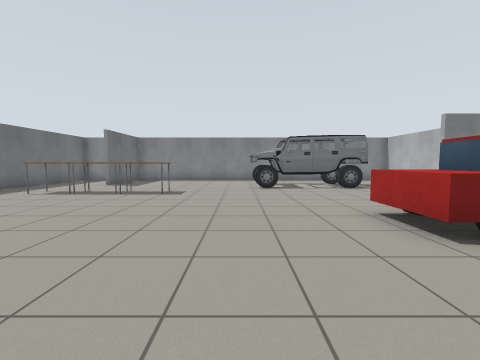
[1] (above)

16 first-person views from a walk through a robot-simulator world made for Gazebo. The camera is 1 m above the floor, tilts 4° down and sees 90° across. The floor is counted in squares, 1 m on a side. Each view is taken from the middle of a square. On the plan, view 1 faces up. The plan holds only what a view shows up to about 11 squares ahead; the rest is blank. Simple patterns stand in for the simulator's built-in surfaces. Simple shapes stand in for some stock models.

[2]
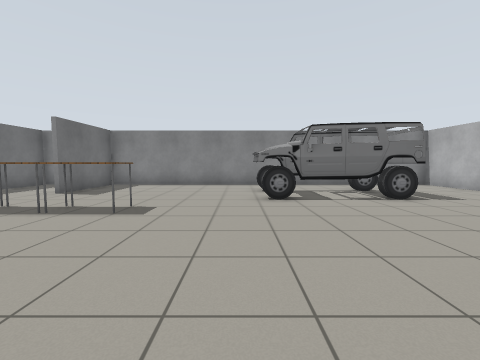

[3]
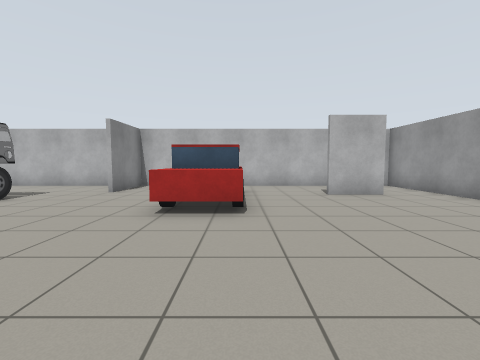

[4]
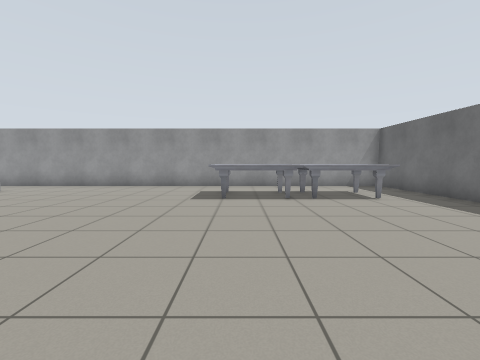

[5]
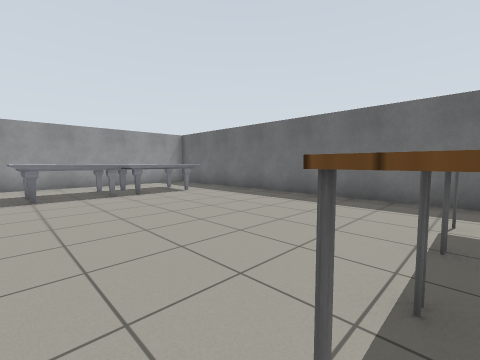

[6]
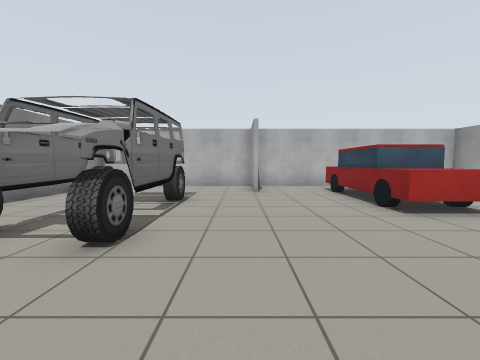

[7]
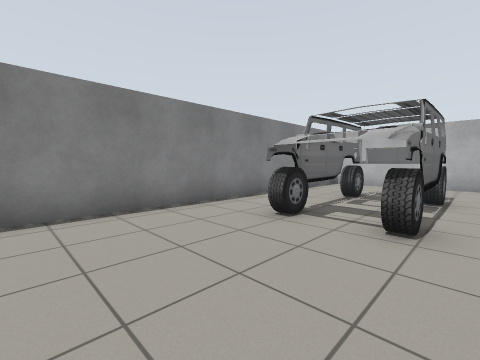

[8]
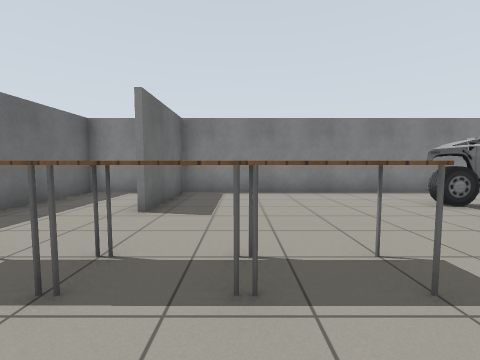

[9]
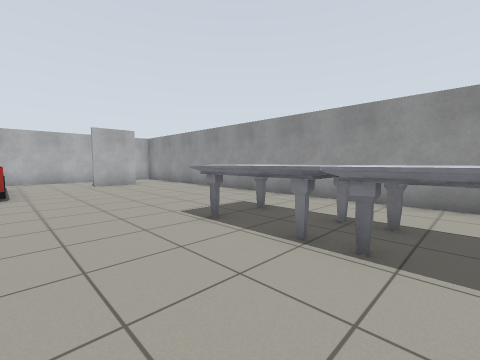

[10]
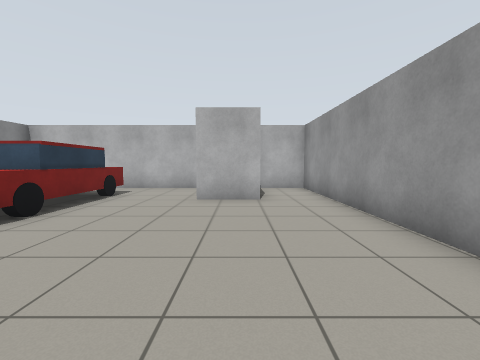

[11]
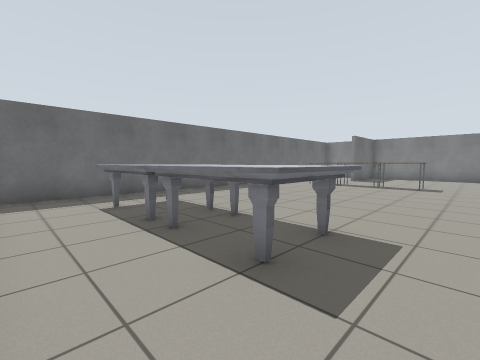

[12]
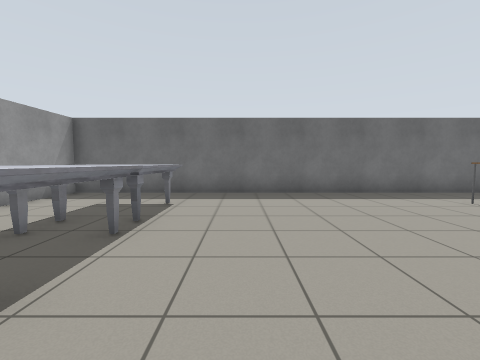

[13]
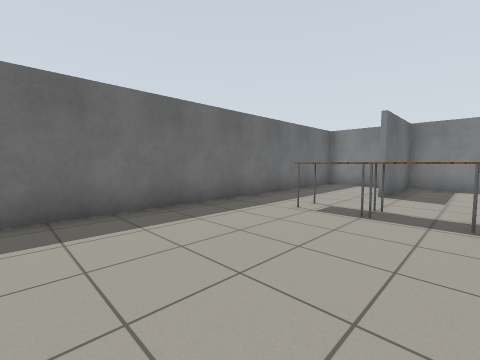

[14]
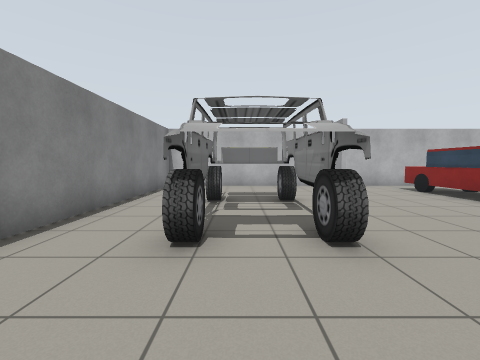

[15]
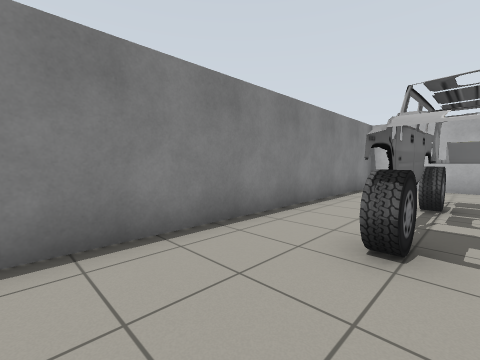

[16]
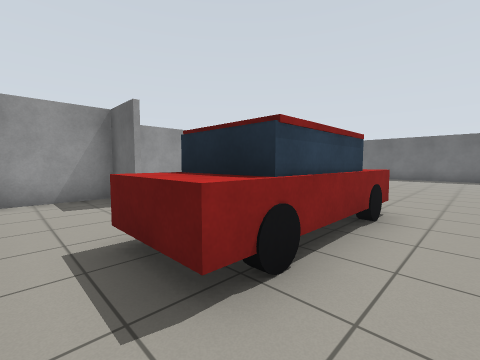

### Floor plan
Key: @ floor where view 1 was taken; # wall or solid block; . floor; C car; T table; M marble table.
Columns run from 9 left of view 1 to 9 right of it. Each row starts with its distance up from view 1.
 14 ###################
 13 #..#..............#
 12 #..#......CCCCC...#
 11 #..#......CCCCC...#
 10 #.........CCCCC...#
  9 #.................#
  8 #.TTTTT...........#
  7 #...............###
  6 #.................#
  5 #............C.C..#
  4 #...........CCCCC.#
  3 #...........CCCCC.#
  2 #.................#
  1 #.................#
  0 #.MMMMMM.@.....#..#
 -1 #.MMMMMM.......#..#
 -2 #..............####
 -3 #.................#
 -4 ###################

Where each view was taken, in squares from view 1:
view 1: 0 up, 0 right, facing up
view 2: 3 up, 0 right, facing up
view 3: 3 up, 2 left, facing right
view 4: 7 up, 3 left, facing down
view 5: 8 up, 2 left, facing down-left
view 6: 8 up, 2 left, facing right
view 7: 9 up, 3 left, facing up-right
view 8: 6 up, 4 left, facing up
view 9: 3 up, 6 left, facing down-right
view 10: 1 down, 1 left, facing right
view 11: 3 down, 1 left, facing up-left
view 12: 2 up, 1 left, facing left
view 13: 3 up, 4 left, facing up-left
view 14: 11 up, 2 left, facing right
view 15: 11 up, 2 left, facing up-right
view 16: 6 up, 8 right, facing down-left
